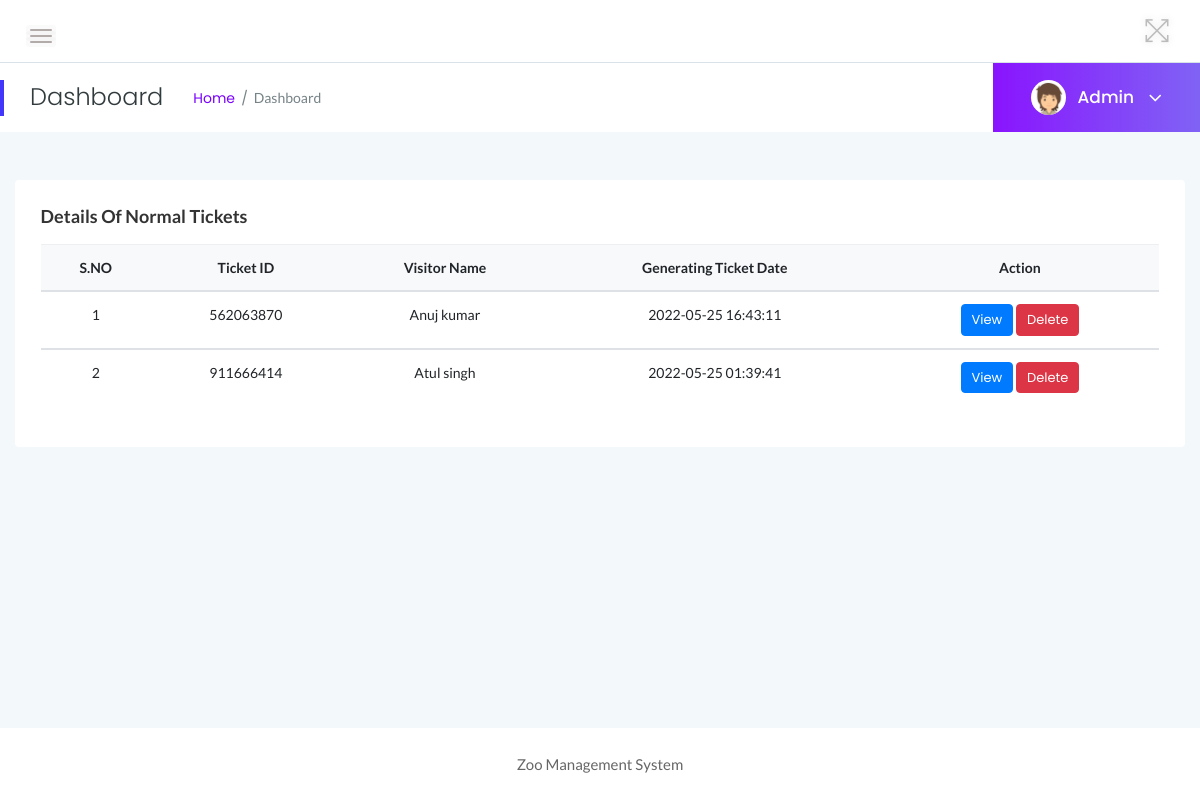
Screenshot of /zms/admin/manage-normal-ticket.php (signed in) with the database file from the repository.
### tables this page shows
CREATE TABLE `tblticindian` (
  `ID` int(10) NOT NULL,
  `TicketID` varchar(100) NOT NULL,
  `visitorName` varchar(255) DEFAULT NULL,
  `NoAdult` int(10) DEFAULT NULL,
  `NoChildren` int(10) DEFAULT NULL,
  `AdultUnitprice` varchar(50) DEFAULT NULL,
  `ChildUnitprice` varchar(50) DEFAULT NULL,
  `PostingDate` timestamp NULL DEFAULT current_timestamp()
);

### zms/admin/manage-normal-ticket.php (the view, shortened to what this page needs)
<?php
include('includes/dbconnection.php');
if (strlen($_SESSION['zmsaid']==0)) {
  header('location:logout.php');
  } else{
?>
<!doctype html>
<html class="no-js" lang="en">
<head>
    <link rel="stylesheet" href="assets/css/bootstrap.min.css">
    <link rel="stylesheet" href="assets/css/font-awesome.min.css">
    <link rel="stylesheet" href="assets/css/themify-icons.css">
    <link rel="stylesheet" href="assets/css/metisMenu.css">
    <link rel="stylesheet" href="assets/css/owl.carousel.min.css">
    <link rel="stylesheet" href="assets/css/slicknav.min.css">
    <link rel="stylesheet" href="https://www.amcharts.com/lib/3/plugins/export/export.css" type="text/css" media="all" />
    <link rel="stylesheet" type="text/css" href="https://cdn.datatables.net/1.10.19/css/jquery.dataTables.css">
    <link rel="stylesheet" type="text/css" href="https://cdn.datatables.net/1.10.18/css/dataTables.bootstrap4.min.css">
    <link rel="stylesheet" type="text/css" href="https://cdn.datatables.net/responsive/2.2.3/css/responsive.bootstrap.min.css">
    <link rel="stylesheet" type="text/css" href="https://cdn.datatables.net/responsive/2.2.3/css/responsive.jqueryui.min.css">
    <link rel="stylesheet" href="assets/css/typography.css">
    <link rel="stylesheet" href="assets/css/default-css.css">
    <link rel="stylesheet" href="assets/css/styles.css">
    <link rel="stylesheet" href="assets/css/responsive.css">
</head>
<body>
    <div class="page-container">
        <div class="main-content">
          <?php include_once('includes/header.php');?>
            <?php include_once('includes/pagetitle.php');?>
            <div class="main-content-inner">
                <div class="row">
                    <div class="col-12 mt-5">
                        <div class="card">
                            <div class="card-body">
                                <h4 class="header-title">Details of Normal Tickets</h4>
                                <div class="data-tables">
                <table class="table text-center">
                                        <thead class="bg-light text-capitalize">
                                            <tr>
                                                <th>S.NO</th>
                                                <th>Ticket ID</th>
                                                <th>Visitor Name</th>
                                                <th>Generating Ticket Date</th>
                                                <th>Action</th>
                                            </tr>
                                        </thead>
                                        <?php
$ret=mysqli_query($con,"select * from tblticindian order by ID desc");
$cnt=1;
$count=mysqli_num_rows($ret);
if($count>0){
while ($row=mysqli_fetch_array($ret)) {
?>
                                        <tbody>
          <tr data-expanded="true">
            <td><?php echo $cnt;?></td>
                  <td><?php  echo $row['TicketID'];?></td>
                   <td><?php  echo $row['visitorName'];?></td>
                  <td><?php  echo $row['PostingDate'];?></td>
                  <td><a href="view-normal-ticket.php?viewid=<?php echo $row['ID'];?>" class="btn btn-primary btn-xs">View</a>
                                 <a href="manage-normal-ticket.php?id=<?php echo $row['ID']?>&del=delete" onClick="return confirm('Are you sure you want to delete?')" class="btn btn-danger btn-xs">Delete</a>
                </tr>
                <?php
$cnt=$cnt+1;
}} else{?>
    <tr>
        <th colspan="4" style="color:red;">No Record found</th>
    </tr>
<?php } ?>
 </tbody>
                                    </table>
                                </div>
                            </div>
                        </div>
                    </div>
                </div>
            </div>
        </div>
        <?php include_once('includes/footer.php');?>
    </div>
</body>
</html>
<?php }  ?>

### zms/admin/includes/pagetitle.php (shortened to what this page needs)
<?php
include('includes/dbconnection.php');
?>
<div class="page-title-area">
                <div class="row align-items-center">
                    <div class="col-sm-6">
                        <div class="breadcrumbs-area clearfix">
                            <h4 class="page-title pull-left">Dashboard</h4>
                            <ul class="breadcrumbs pull-left">
                                <li><a href="dashboard.php">Home</a></li>
                                <li><span>Dashboard</span></li>
                            </ul>
                        </div>
                    </div>
                    <div class="col-sm-6 clearfix">
                        <div class="user-profile pull-right">
                            <img class="avatar user-thumb" src="assets/images/author/avatar.png" alt="avatar">
                            <?php
$adid=$_SESSION['zmsaid'];
$ret=mysqli_query($con,"select AdminName from tbladmin where ID='$adid'");
$row=mysqli_fetch_array($ret);
$name=$row['AdminName'];
?>
                            <h4 class="user-name dropdown-toggle" data-toggle="dropdown"><?php echo $name; ?> <i class="fa fa-angle-down"></i></h4>
                        </div>
                    </div>
                </div>
            </div>

### zms/admin/assets/css/typography.css (style rules this page uses)
body { font-size: 14px; font-family: 'Lato', sans-serif; }
h1, h2, h3, h4, h5, h6 { margin: 0; font-family: 'Poppins', sans-serif; }
a, a:visited { text-decoration: none; transition: all 0.3s ease-in-out; -webkit-transition: all 0.3s ease-in-out; -moz-transition: all 0.3s ease-in-out; -o-transition: all 0.3s ease-in-out; outline: 0; font-family: 'Poppins', sans-serif; }
ul, ol { margin-bottom: 0px; margin-top: 0px; padding: 0; }
ul { margin: 0; list-style-type: none; }

### zms/admin/assets/css/default-css.css (style rules this page uses)
* { margin: 0; padding: 0; box-sizing: border-box; }
*, *:before, *:after { -moz-box-sizing: border-box; -webkit-box-sizing: border-box; box-sizing: border-box; }
html { -webkit-font-smoothing: antialiased; }
body { background: #fff; font-weight: normal; -webkit-font-smoothing: antialiased; -webkit-text-size-adjust: 100%; }
img { max-width: 100%; height: auto; }
:root { --primary-color: #4336FB; }

### zms/admin/assets/css/styles.css (style rules this page uses)
.page-container { width: 100%; height: 100%; min-height: 100vh; padding-left: 280px; -webkit-transition: padding-left 0.3s ease 0s; transition: padding-left 0.3s ease 0s; }
.card { border: none; border-radius: 4px; background-color: #fff; -webkit-transition: all 0.3s ease 0s; transition: all 0.3s ease 0s; }
.card-body { padding: 25.6px; padding: 1.6rem; }
.main-content { width: 100%; background: #F3F8FB; }
.main-content-inner { padding: 0 30px 50px; }
.page-title-area { padding: 0 30px; background: #fff; position: relative; }
.page-title-area:before { content: ''; position: absolute; left: 0; top: 50%; width: 4px; height: 36px; background: var(--primary-color); -webkit-transform: translateY(-50%); transform: translateY(-50%); }
.page-title { font-size: 24px; font-weight: 300; color: #313b3d; letter-spacing: 0; margin-right: 30px; }
ul.breadcrumbs { margin-top: 4px; }
.breadcrumbs li { display: inline-block; }
.breadcrumbs li a, .breadcrumbs li span { display: block; font-size: 14px; font-weight: 400; color: #7801ff; letter-spacing: 0; margin-right: 16px; position: relative; }
.breadcrumbs li a:before { content: '/'; color: #768387; position: absolute; right: -13px; top: 0; }
.breadcrumbs li span { margin-right: 0; color: #768387; text-transform: capitalize; }
.user-profile { margin-right: -30px; display: -webkit-box; display: -ms-flexbox; display: flex; -webkit-box-align: center; -ms-flex-align: center; align-items: center; -ms-flex-wrap: wrap; flex-wrap: wrap; background: -webkit-linear-gradient(left, #8914fe 0%, #8063f5 100%); background: linear-gradient(to right, #8914fe 0%, #8063f5 100%); padding: 17px 38px; position: relative; }
.user-profile img.avatar { height: 35px; width: 35px; border-radius: 50%; margin-right: 12px; }
.user-name { font-size: 17px; font-weight: 500; color: #fff; letter-spacing: 0; cursor: pointer; -webkit-user-select: none; -moz-user-select: none; -ms-user-select: none; user-select: none; }
.user-name i { margin-left: 10px; font-size: 21px; vertical-align: middle; position: relative; }
.notification-area .dropdown-toggle, .user-name.dropdown-toggle { position: relative; }
.notification-area .dropdown-toggle:after, .user-name.dropdown-toggle:after { display: none; }
.header-title { font-family: 'Lato', sans-serif; font-size: 18px; font-weight: 600; letter-spacing: 0; color: #333; text-transform: capitalize; margin-bottom: 17px; }
.btn { padding: 11px 17px; font-size: 13px; letter-spacing: 0; }
.btn-xs { padding: 5px 10px; }
table tr th { border-bottom: none; }
table tr th, table tr td { border-top: 1px solid rgba(120, 130, 140, 0.13) !important; }

### zms/admin/assets/css/responsive.css (style rules this page uses)
@media (min-width: 1200px) and (max-width: 1364px) { .main-content-inner { padding: 0 15px 50px; } }
@media (min-width: 1200px) and (max-width: 1364px) { .page-container, .sbar_collapsed.page-container { padding-left: 0; } }

### rows the page displays
tblticindian: TicketID "562063870", visitorName "Anuj kumar", PostingDate "2022-05-25 16:43:11"
tblticindian: TicketID "911666414", visitorName "Atul singh", PostingDate "2022-05-25 01:39:41"

### other values shown
$name "Admin"
